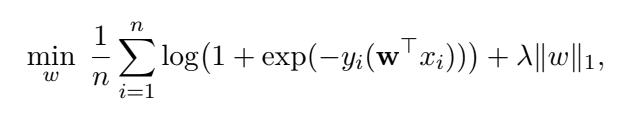
#> input picture logistique.png, 638 x 114 px
$ jupyter execute SG_non_convexe.ipynb
#> lines starting #> are read from the running program, lines starting #| are printed output that depends on the picture
# Non-differentiable L1 regularization with Sub-Gradient or Proximal Method

## Objective:
##### Implement a small model (e.g. logistic regression) on toy data
##### (or a dataset of your choice), penalizing weights via L1 regularization. We will compare:

- ##### A subgradient descent (explicit management of the L1 norm).
- ##### A proximal update (Prox-SGD).

#### A binary, moderately linearly separable 2D dataset is created.

[cell 1]
import numpy as np
import matplotlib . pyplot as plt
from IPython.display import display
import pandas as pd
from PIL import Image

#simulaiton de données binaires

np . random . seed (42)
n_samples = 200
X = np . random . randn ( n_samples , 2)

# Labels basé sur une combinaison linéaire + bruit

true_w = np . array ([2.0 , -1.0])
y_raw = X @ true_w + 0.5 * np . random . randn ( n_samples )
y = ( y_raw > 0) . astype (int) # Label binaire 0 ou 1
plt . scatter ( X [: ,0] , X [: ,1] , c =y , cmap ='bwr')
#> (this line was passed over: IPython is not available in this run)
plt . title ('données simulées')
#> (this line was passed over: IPython is not available in this run)
plt . show ()

### In this exercise, we will use a logistic regression model:

[cell 2]
display((Image.open("logistique.png").convert("RGB")).resize((500, 110)))
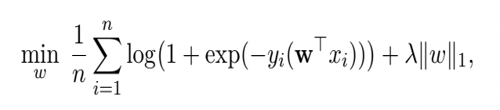
#> shown: PIL image 500x110 RGB; mean R, G, B 246.8, 246.8, 246.7

## Approach 1 : Sub-Gradient

### The gradient of the logistic part is classical, but the derivative of ∥w∥1 is not defined in wj = 0. We then use the notion of subgradient, where :

[cell 3]
display((Image.open("condition_SG.png").convert("RGB")).resize((300,100)))
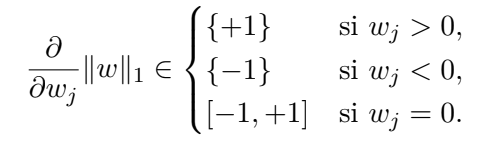
#> input picture condition_SG.png, 488 x 144 px
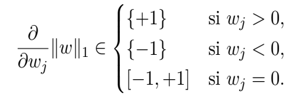
#> shown: PIL image 300x100 RGB; min 0, max 255, mean 244.6

[cell 4]
def logistic_loss_grad (w , X , y ) :

    # On convertit y de {0 ,1} { -1 , +1} pour simplifier
    y_pm = 2* y - 1 # 0 - > -1 , 1 - >+1


    scores = X @ w
    # gradient w.r.t w_j = 1/n * somme (...)
    # ( sigmoide ( -y * x.w) * ( -y * x))
    # On calcule la sigmoid
    sig = 1 / (1 + np . exp ( y_pm * scores ) )
    grad = (1/ len ( y ) ) * ( X . T @ ( sig * ( - y_pm ) ) )
    return grad

[cell 5]
def subgradient_step (w , X , y , lr , lambd ) :

    # Gradient de la partie logistique
    grad_log = logistic_loss_grad (w , X , y )

    # Sous - gradient de la partie L1
    subgrad_l1 = np . sign ( w )

    # Correction : sign (0) [ -1 , +1] , on peut le prendre =0 par ex.
    subgrad_l1 [ w == 0] = 0.0

    # Mise jour
    w_new = w - lr * ( grad_log + lambd * subgrad_l1 )
    return w_new

[cell 6]
def train_subgradient (X , y , lambd =0.01 , lr =0.1 , max_iter =1000) :
#> called with X = array of shape (200, 2), y = array of shape (200,), lambd = 0.01, lr = 0.1, max_iter = 1000
    w = np . zeros ( X . shape [1]) # initialisation
    for i in range ( max_iter ) :
        w = subgradient_step (w , X , y , lr , lambd )
    return w

# Entrainement
w_subgrad = train_subgradient (X , y , lambd =0.01 , lr =0.1 , max_iter =1000)
print (" Poids appris ( descente sous_gradient ) :", w_subgrad )

## Approach 2: Prox-SGD

### With the proximal approach, updating takes place in two stages:

[cell 7]
display((Image.open("prox_DG.png").convert("RGB")).resize((500,100)))
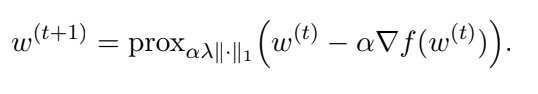
#> input picture prox_DG.png, 538 x 94 px
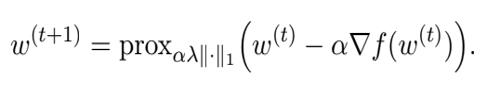
#> shown: PIL image 500x100 RGB; mean R, G, B 246.9, 246.9, 246.9

### Caution: The prox for the L1 standard is soft-thresholding:

[cell 8]
def soft_threshold (z , alpha ) :
    return np . sign ( z ) * np . maximum ( np .abs( z ) - alpha , 0)

def prox_sgd_step (w , X , y , lr , lambd ) :

    # Grad ( partie logistique )
    grad_log = logistic_loss_grad (w , X , y )

    # Mise jour " gradient "
    w_tilde = w - lr * grad_log

    # Application prox -l1 ( soft thresholding )
    w_new = soft_threshold ( w_tilde , lr * lambd )

    return w_new

def train_prox_sgd (X , y , lambd =0.01 , lr =0.1 , max_iter =1000) :

#> called with X = array of shape (200, 2), y = array of shape (200,), lambd = 0.01, lr = 0.1, max_iter = 1000
    w = np . zeros ( X . shape [1])
    for i in range ( max_iter ) :
        w = prox_sgd_step (w , X , y , lr , lambd )

    return w

[cell 9]
w_prox = train_prox_sgd (X , y , lambd =0.01 , lr =0.1 , max_iter =1000)
print (" Poids appris (prox -SGD) :", w_prox )

## Interpretation and Results
 #### - Observe the weights learned for each method. Are they more or less sparse (spars)?
 #### -Add λ to modulate the penalty strength. Observe how certain coefficients become zero (or close to zero).
 #### -Evaluate performance (correct classification rate) and compare.

## 1) Model evaluation

[cell 10]
import numpy as np
from sklearn.model_selection import train_test_split
from sklearn.metrics import accuracy_score, confusion_matrix
import matplotlib.pyplot as plt
import seaborn as sns

X_train, X_test, y_train, y_test = train_test_split(
    X, y, test_size=0.2, random_state=42, stratify=y
)

[cell 11]
# On applique les poids idéaux aux features à chaque sample pour chaque model
y_pred_train_train_prox= X_test @ train_prox_sgd(X_train , y_train , lambd =0.01 , lr =0.1 , max_iter =1000).T
# On applique maintenat une classification binaire à partir d'un seuil, ici le seuil est 0 si on prédit quelque
# chose de negatif alors on attribue 0 sinon 1.
y_pred_train_train_prox=np.where(y_pred_train_train_prox > 0, 1, 0)

y_pred_train_train_subgradient= X_test @ train_subgradient (X_train , y_train , lambd =0.01 , lr =0.1 , max_iter =1000).T
y_pred_train_train_subgradient= np.where(y_pred_train_train_subgradient > 0, 1, 0)

#### Let's use our simple example with two variables to observe how our model succeeds in predicting the correct classes.

[cell 12]
plt.figure(figsize=((13,4)))
#> (this line was passed over: IPython is not available in this run)
plt.subplot(1,3,1)
#> (this line was passed over: IPython is not available in this run)
plt . scatter ( X_test [: ,0] , X_test [: ,1] , c =y_test , cmap ='bwr') # on affiche les points tests en leur attribuant le label
#> (this line was passed over: IPython is not available in this run)
                                                                         # correspondant à la classe prédite
plt.title('original data point')
#> (this line was passed over: IPython is not available in this run)
plt.subplot(1,3,2)
#> (this line was passed over: IPython is not available in this run)
